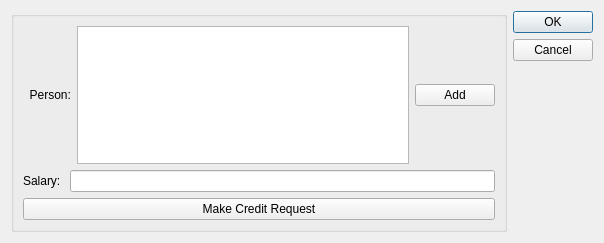
<?xml version="1.0" encoding="UTF-8"?>
<ui version="4.0">
 <class>ChangeAccountWindow</class>
 <widget class="QDialog" name="ChangeAccountWindow">
  <property name="geometry">
   <rect>
    <x>0</x>
    <y>0</y>
    <width>604</width>
    <height>243</height>
   </rect>
  </property>
  <property name="windowTitle">
   <string>Dialog</string>
  </property>
  <layout class="QHBoxLayout" name="horizontalLayout_3">
   <item>
    <widget class="QGroupBox" name="groupBox">
     <property name="title">
      <string/>
     </property>
     <layout class="QVBoxLayout" name="verticalLayout">
      <item>
       <layout class="QHBoxLayout" name="horizontalLayout">
        <item>
         <widget class="QLabel" name="label">
          <property name="text">
           <string>  Person:</string>
          </property>
         </widget>
        </item>
        <item>
         <widget class="QListWidget" name="listWidget"/>
        </item>
        <item>
         <widget class="QPushButton" name="pushButton">
          <property name="text">
           <string>Add</string>
          </property>
         </widget>
        </item>
       </layout>
      </item>
      <item>
       <layout class="QHBoxLayout" name="horizontalLayout_2">
        <item>
         <widget class="QLabel" name="label_2">
          <property name="text">
           <string>Salary: </string>
          </property>
         </widget>
        </item>
        <item>
         <widget class="QLineEdit" name="lineEdit"/>
        </item>
       </layout>
      </item>
      <item>
       <widget class="QPushButton" name="pushButton_2">
        <property name="text">
         <string>Make Credit Request</string>
        </property>
       </widget>
      </item>
     </layout>
    </widget>
   </item>
   <item>
    <widget class="QDialogButtonBox" name="buttonBox">
     <property name="orientation">
      <enum>Qt::Vertical</enum>
     </property>
     <property name="standardButtons">
      <set>QDialogButtonBox::Cancel|QDialogButtonBox::Ok</set>
     </property>
    </widget>
   </item>
  </layout>
 </widget>
 <resources/>
 <connections>
  <connection>
   <sender>buttonBox</sender>
   <signal>accepted()</signal>
   <receiver>ChangeAccountWindow</receiver>
   <slot>accept()</slot>
   <hints>
    <hint type="sourcelabel">
     <x>597</x>
     <y>158</y>
    </hint>
    <hint type="destinationlabel">
     <x>157</x>
     <y>162</y>
    </hint>
   </hints>
  </connection>
  <connection>
   <sender>buttonBox</sender>
   <signal>rejected()</signal>
   <receiver>ChangeAccountWindow</receiver>
   <slot>reject()</slot>
   <hints>
    <hint type="sourcelabel">
     <x>597</x>
     <y>158</y>
    </hint>
    <hint type="destinationlabel">
     <x>286</x>
     <y>162</y>
    </hint>
   </hints>
  </connection>
 </connections>
</ui>
